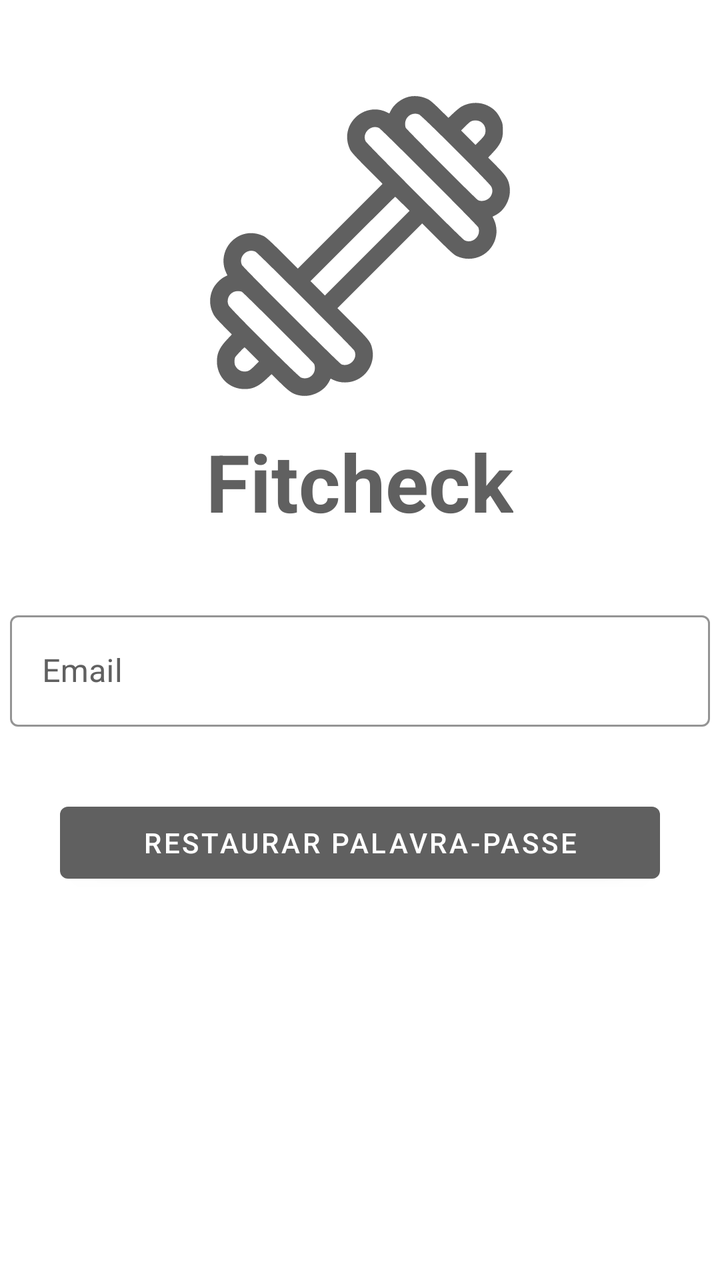
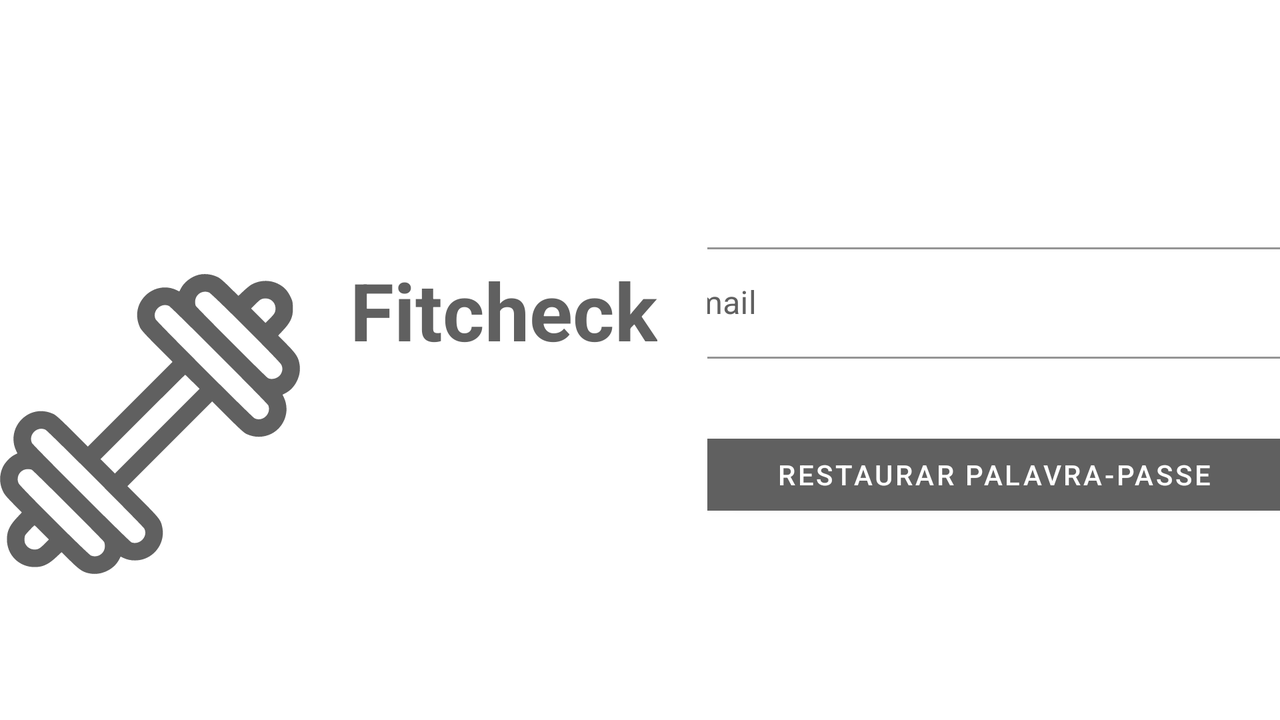

First picture: res/layout/ on a phone held upright. Second picture: the repository's own variant of that layout, on a device whose configuration matches the variant's folder. Source for both follows.
<!-- AndroidManifest.xml: application theme AppTheme -->
<!-- res/layout/fragment_reset_password.xml -->
<?xml version="1.0" encoding="utf-8"?>
<FrameLayout xmlns:android="http://schemas.android.com/apk/res/android"
    xmlns:tools="http://schemas.android.com/tools"
    android:layout_width="match_parent"
    android:layout_height="match_parent"
    xmlns:app="http://schemas.android.com/apk/res-auto"
    android:background="?attr/colorOnSecondary"
    tools:context=".Fragments.AuthFragments.ResetPasswordFragment">

    <ScrollView
        android:layout_width="match_parent"
        android:layout_height="wrap_content">

        <LinearLayout
            android:layout_width="match_parent"
            android:layout_height="wrap_content"
            android:gravity="center_vertical"
            android:background="?attr/colorOnSecondary"
            android:orientation="vertical">

            <com.google.android.material.imageview.ShapeableImageView
                android:layout_width="150dp"
                android:layout_height="150dp"
                android:layout_gravity="center_horizontal"
                android:tint="?attr/colorSecondary"
                android:layout_marginTop="48dp"
                android:layout_marginBottom="16dp"
                android:src="@drawable/ic_gym" />

            <TextView
                android:id="@+id/title"
                android:layout_width="wrap_content"
                android:layout_height="wrap_content"
                android:layout_gravity="center"
                android:layout_marginLeft="25dp"
                android:layout_marginRight="25dp"
                android:layout_marginBottom="25dp"
                android:minHeight="48dp"
                android:text="@string/app_name"
                android:textSize="40dp"
                android:textColor="?attr/colorSecondary"
                android:textStyle="bold"
                app:boxStrokeColor="?attr/colorSecondary" />

            <LinearLayout
                android:layout_width="match_parent"
                android:layout_height="wrap_content"
                android:layout_marginTop="10dp"
                android:gravity="center_vertical"
                android:orientation="vertical">

                <com.google.android.material.textfield.TextInputLayout
                    android:id="@+id/textFieldEmail"
                    style="@style/Widget.MaterialComponents.TextInputLayout.OutlinedBox"
                    android:layout_width="350dp"
                    android:layout_height="wrap_content"
                    app:errorIconTint="@color/red"
                    app:errorTextColor="@color/red"
                    app:boxStrokeErrorColor="@color/red"
                    android:layout_gravity="center"
                    android:textColorHint="?attr/colorSecondary"
                    app:boxStrokeColor="?attr/colorOnPrimary"
                    android:ems="10"
                    android:hint="@string/email"
                    android:inputType="textEmailAddress">

                    <com.google.android.material.textfield.TextInputEditText
                        android:layout_width="match_parent"
                        android:layout_height="wrap_content"
                        tools:ignore="SpeakableTextPresentCheck" />

                </com.google.android.material.textfield.TextInputLayout>

                <TextView
                    android:id="@+id/error"
                    android:layout_width="match_parent"
                    android:layout_height="wrap_content"
                    android:layout_gravity="center"
                    android:layout_marginLeft="25dp"
                    android:layout_marginRight="25dp"
                    android:layout_marginBottom="15dp"
                    android:enabled="false"
                    android:textAlignment="center"
                    android:textColor="@color/red"
                    android:textStyle="bold" />

                <Button
                    android:id="@+id/buttonReset"
                    android:layout_width="300dp"
                    android:textColor="?attr/colorOnSecondary"
                    android:layout_height="wrap_content"
                    android:layout_gravity="center"
                    android:text="@string/reset" />

                <ProgressBar
                    android:id="@+id/resetProgress"
                    android:layout_width="wrap_content"
                    android:layout_height="wrap_content"
                    android:layout_gravity="center"
                    android:textColorHint="?attr/colorSecondary"
                    app:boxStrokeColor="?attr/colorSecondary"
                    android:visibility="gone" />


            </LinearLayout>
        </LinearLayout>
    </ScrollView>

</FrameLayout>
<!-- resources referenced by this layout -->
<resources>
  <color name="red">#FF0000</color>
  <!-- drawable ic_gym: vector/xml drawable (drawable, 2552 chars, omitted) -->
  <string name="app_name">Fitcheck</string>
  <string name="email">Email</string>
  <string name="reset">Restaurar Palavra-Passe</string>
  <style name="AppTheme" parent="Theme.MaterialComponents.Light.NoActionBar">
          
          <item name="colorPrimary">@color/gray</item>
          <item name="colorPrimaryVariant">@color/purple_700</item>
          <item name="colorOnPrimary">@color/gray</item>
          
          <item name="colorSecondary">@color/gray</item>
          <item name="colorSecondaryVariant">@color/black</item>
          <item name="colorOnSecondary">@color/white</item>
          <item name="colorOnBackground">@color/white</item>
          
          <item name="android:statusBarColor" tools:targetApi="l">@color/gray</item>
          
      </style>
  <color name="gray">#606060</color>
  <color name="purple_700">#FF3700B3</color>
  <color name="black">#FF000000</color>
  <color name="white">#FFFFFFFF</color>
</resources>
<!-- res/layout-w600dp/fragment_reset_password.xml (the repository's variant of the layout above) -->
<!-- drawn on the phone turned sideways -->
<?xml version="1.0" encoding="utf-8"?>
<FrameLayout xmlns:android="http://schemas.android.com/apk/res/android"
    xmlns:tools="http://schemas.android.com/tools"
    android:layout_width="match_parent"
    android:layout_height="match_parent"
    xmlns:app="http://schemas.android.com/apk/res-auto"
    android:background="?attr/colorOnSecondary"
    tools:context=".Fragments.AuthFragments.ResetPasswordFragment">

    <ScrollView
        android:layout_width="match_parent"
        android:layout_height="wrap_content"
        android:layout_gravity="center">

        <LinearLayout
            android:layout_width="match_parent"
            android:layout_height="wrap_content"
            android:background="?attr/colorOnSecondary"
            android:gravity="center_vertical">

            <com.google.android.material.imageview.ShapeableImageView
                android:layout_width="150dp"
                android:layout_height="150dp"
                android:layout_gravity="center_horizontal|center_vertical"
                android:layout_marginTop="48dp"
                android:layout_marginBottom="16dp"
                android:src="@drawable/ic_gym"
                android:tint="?attr/colorSecondary" />

            <TextView
                android:id="@+id/title"
                android:layout_width="wrap_content"
                android:layout_height="wrap_content"
                android:layout_gravity="center"
                android:layout_marginLeft="25dp"
                android:layout_marginRight="25dp"
                android:layout_marginBottom="25dp"
                android:gravity="center"
                android:minHeight="48dp"
                android:text="@string/app_name"
                android:textColor="?attr/colorSecondary"
                android:textSize="40dp"
                android:textStyle="bold"
                app:boxStrokeColor="?attr/colorSecondary" />

            <LinearLayout
                android:layout_width="match_parent"
                android:layout_height="wrap_content"
                android:layout_marginTop="10dp"
                android:gravity="center_vertical"
                android:orientation="vertical">

                <com.google.android.material.textfield.TextInputLayout
                    android:id="@+id/textFieldEmail"
                    style="@style/Widget.MaterialComponents.TextInputLayout.OutlinedBox"
                    android:layout_width="350dp"
                    android:layout_height="wrap_content"
                    android:layout_gravity="center"
                    android:ems="10"
                    android:hint="@string/email"
                    android:inputType="textEmailAddress"
                    android:textColorHint="?attr/colorSecondary"
                    app:boxStrokeColor="?attr/colorOnPrimary"
                    app:boxStrokeErrorColor="@color/red"
                    app:errorIconTint="@color/red"
                    app:errorTextColor="@color/red">

                    <com.google.android.material.textfield.TextInputEditText
                        android:layout_width="match_parent"
                        android:layout_height="wrap_content"
                        tools:ignore="SpeakableTextPresentCheck" />

                </com.google.android.material.textfield.TextInputLayout>

                <TextView
                    android:id="@+id/error"
                    android:layout_width="match_parent"
                    android:layout_height="wrap_content"
                    android:layout_gravity="center"
                    android:layout_marginLeft="25dp"
                    android:layout_marginRight="25dp"
                    android:layout_marginBottom="15dp"
                    android:enabled="false"
                    android:textAlignment="center"
                    android:textColor="@color/red"
                    android:textStyle="bold" />

                <Button
                    android:id="@+id/buttonReset"
                    android:layout_width="300dp"
                    android:layout_height="wrap_content"
                    android:layout_gravity="center"
                    android:text="@string/reset"
                    android:textColor="?attr/colorOnSecondary" />

                <ProgressBar
                    android:id="@+id/resetProgress"
                    android:layout_width="wrap_content"
                    android:layout_height="wrap_content"
                    android:layout_gravity="center"
                    android:textColorHint="?attr/colorSecondary"
                    android:visibility="gone"
                    app:boxStrokeColor="?attr/colorSecondary" />


            </LinearLayout>
        </LinearLayout>
    </ScrollView>

</FrameLayout>
